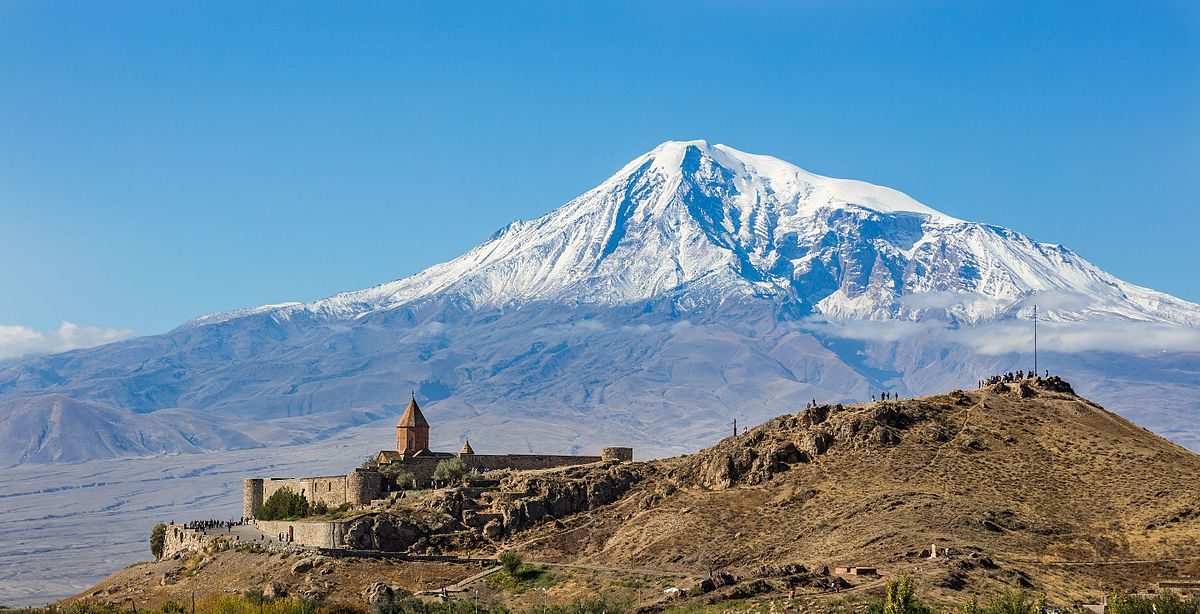
#> input picture OpenCV/img.jpg, 1200 x 614 px, given in place of the camera
$ jupyter execute 'kamera porownywanie ksztaltow.ipynb'
#> lines starting #> are read from the running program, lines starting #| are printed output that depends on the picture; after the words box and inside, x2 and y2 are one past the last pixel; in counts of white or black regions, pixels touching at a corner belong together
[cell 1]
import cv2
import numpy as np
import imutils
cap = cv2.VideoCapture(0)
ret, frame = cap.read()
#> frame is the input picture: shape (614, 1200, 3); mean B, G, R 165.9, 142.7, 108.1
height, width, _ = frame.shape
#> height = 614; width = 1200
print(f'shape {width}, {height}')
#| shape 1200, 614

coords = []
drawing = False
roi = None
mouse_x = None
mouse_y = None
wzor = None


def click_and_crop(event, x, y, flag, image):
    global coords, drawing, roi, mouse_x, mouse_y,wzor,wykryto_kontury
    mouse_x = x
    mouse_y = y
    if event == cv2.EVENT_LBUTTONDOWN:
        # user has clicked the mouse's left button
        drawing = True
        # save those starting coordinates
        coords = [(x, y)]
    elif event == cv2.EVENT_MOUSEMOVE:
    # user is moving the mouse within the window
        if drawing:
            # if we're in drawing mode, we'll draw a green rectangle
            # from the starting x,y coords to our current coords
            clone = frame.copy()
            #cv2.rectangle(frame, coords[0], (x, y), (0, 255, 0), 2)
    elif event == cv2.EVENT_LBUTTONUP:
    # user has released the mouse button, leave drawing mode
    # and crop the photo
        drawing = False
        # save our ending coordinates
        coords.append((x, y))
        if len(coords) == 2:
            # calculate the four corners of our region of interest
            if coords[0][0] > coords[1][1]:
                first = coords[1]
                second = coords [0]
                coords[0] = first
                coords[1] = second
            ty, by, tx, bx = coords[0][1], coords[1][1], coords[0][0], coords[1][0]
            # crop the image using array slicing
            wzor = frame[ty:by, tx:bx]
            height, width = wzor.shape[:2]
            if width > 0 and height > 0:
                wykryto_kontury = False
                # make sure roi has height/width to prevent imshow error
                # and show the cropped image in a new window
                cv2.namedWindow("wzor")
                cv2.imshow("wzor", wzor)


cv2.namedWindow('kamera')
cv2.setMouseCallback('kamera',click_and_crop)
wykryto_kontury = False;

while True:
    i = 0
    ret, frame = cap.read()
    copy_frame = frame.copy()
    if drawing:
        cv2.rectangle(copy_frame, coords[0], (mouse_x, mouse_y), (0, 255, 0), 2)

    frame_gray = cv2.cvtColor(frame,cv2.COLOR_BGR2GRAY)
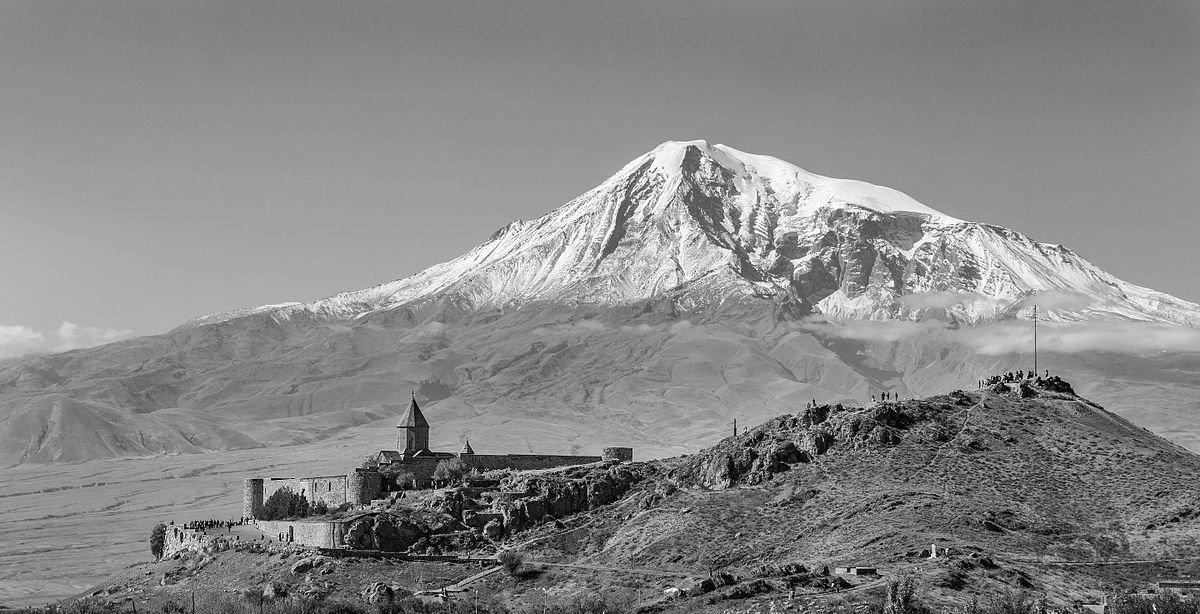
#> frame_gray: shape (614, 1200); min 0, max 255, mean 135
    blur_frame = cv2.GaussianBlur(frame_gray, (21,21), 0)
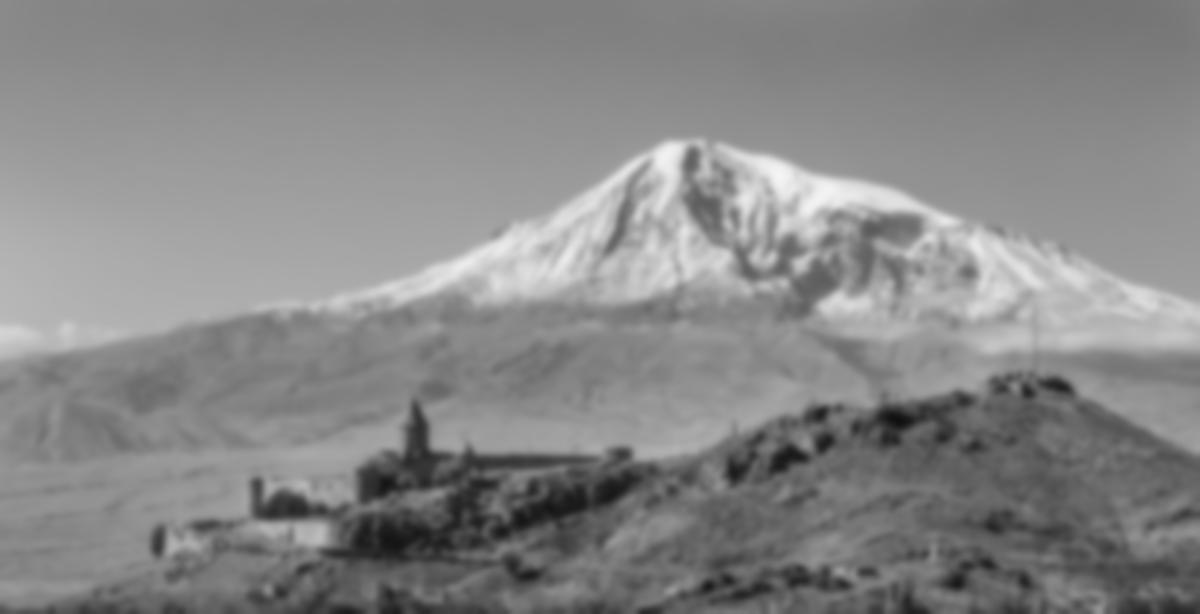
#> blur_frame: shape (614, 1200); min 16, max 244, mean 135

    frame_thresh =  cv2.adaptiveThreshold(blur_frame,255,cv2.ADAPTIVE_THRESH_GAUSSIAN_C,cv2.THRESH_BINARY_INV,91,3)
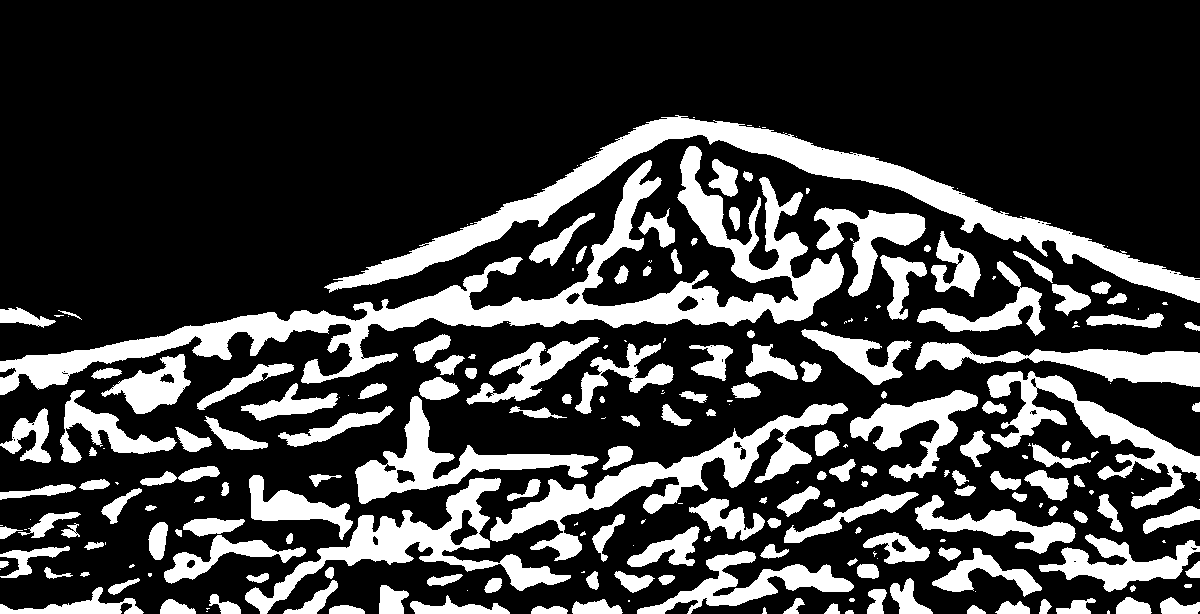
#> frame_thresh: shape (614, 1200); 24.6% white; 237 white regions (74 under 20 px), largest, box (x1, y1, x2, y2) and area: (0, 146, 844, 395) 31189, (324, 115, 1200, 303) 21203, (490, 403, 848, 561) 10389
    edges_frame = cv2.Canny(frame_thresh,20,70)
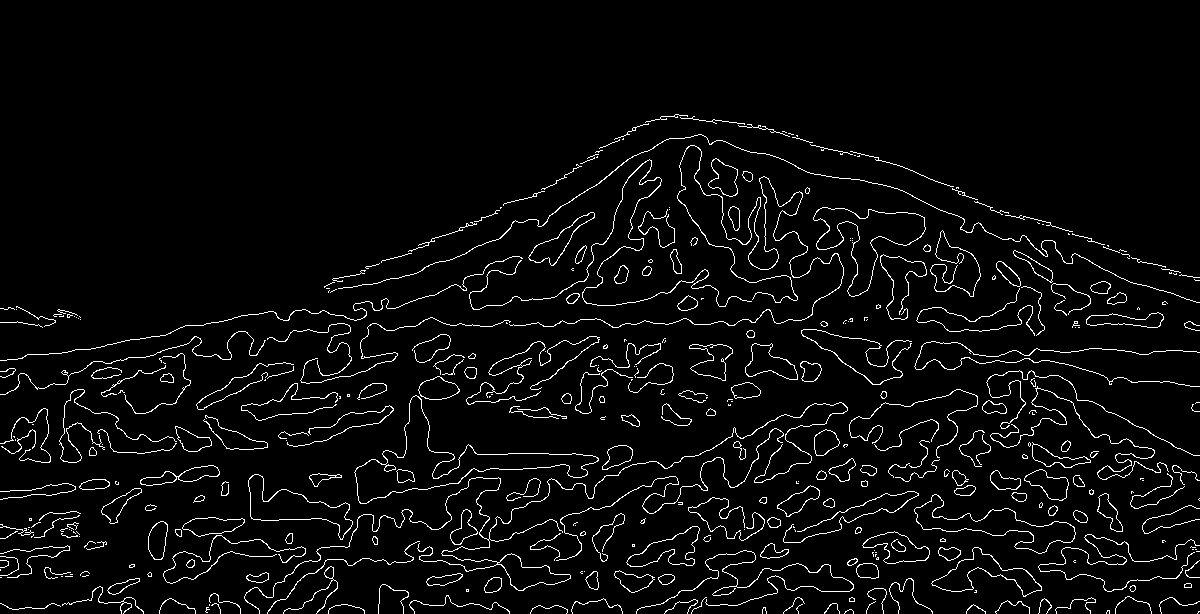
#> edges_frame: shape (614, 1200); 4.2% white in thin lines or dots, all inside (x1, y1, x2, y2) = (0, 114, 1200, 614)
    f_contours, hierarchy = cv2.findContours(edges_frame, cv2.RETR_EXTERNAL, cv2.CHAIN_APPROX_SIMPLE)
#> f_contours = 385 contours, 267 with area under 20; largest, box (x1, y1, x2, y2) and area: (354, 395, 599, 504) 6600, (813, 207, 926, 297) 3784, (914, 494, 1076, 554) 3000, (248, 474, 353, 540) 2522, (931, 547, 1042, 597) 1816
    f_contours = sorted(f_contours, key=cv2.contourArea,reverse=True)
    if len(f_contours) >100:
        f_contours = f_contours[1:100]
#> f_contours = 99 contours; largest, box (x1, y1, x2, y2) and area: (813, 207, 926, 297) 3784, (914, 494, 1076, 554) 3000, (248, 474, 353, 540) 2522, (931, 547, 1042, 597) 1816, (244, 402, 848, 614) 1382

    if f_contours:
        cv2.drawContours(copy_frame, f_contours, -1,(0,255,0),3)
        pass

    if wzor is not None:
        if not wykryto_kontury:
            gray_wzor = cv2.cvtColor(wzor, cv2.COLOR_BGR2GRAY)
            blur_wzor = cv2.GaussianBlur(gray_wzor, (3,3), 0)
            wzor_thresh =  cv2.adaptiveThreshold(blur_wzor,255,cv2.ADAPTIVE_THRESH_GAUSSIAN_C,cv2.THRESH_BINARY_INV,91,3)
            edges_wzor = cv2.Canny(wzor_thresh,20,70)
            w_contours, hierarchy = cv2.findContours(wzor_thresh, cv2.RETR_EXTERNAL, cv2.CHAIN_APPROX_SIMPLE)
            w_contours = sorted(w_contours, key=cv2.contourArea,reverse=True)

            if len(w_contours) >100:
                w_contours = w_contours[1:100]


            cv2.drawContours(wzor, w_contours, -1,(0,255,0),3)
            cv2.imshow("wzor", wzor)

        for c in f_contours:
            for d in w_contours:
                match = cv2.matchShapes(d,c,1,0.0)
                #print(match)

                if match < 0.2:
                    closet_contour = c
                    cv2.drawContours(copy_frame, [closet_contour], -1,(255,0,0),3)
                    i= match
                    #print(i)

                else:
                    #closet_contour = []
                    pass

        wykryto_kontury = True


    cv2.putText(copy_frame,f'zgodne kontury {i}', (30,30), cv2.FONT_HERSHEY_COMPLEX,1,(100,170,0),2)
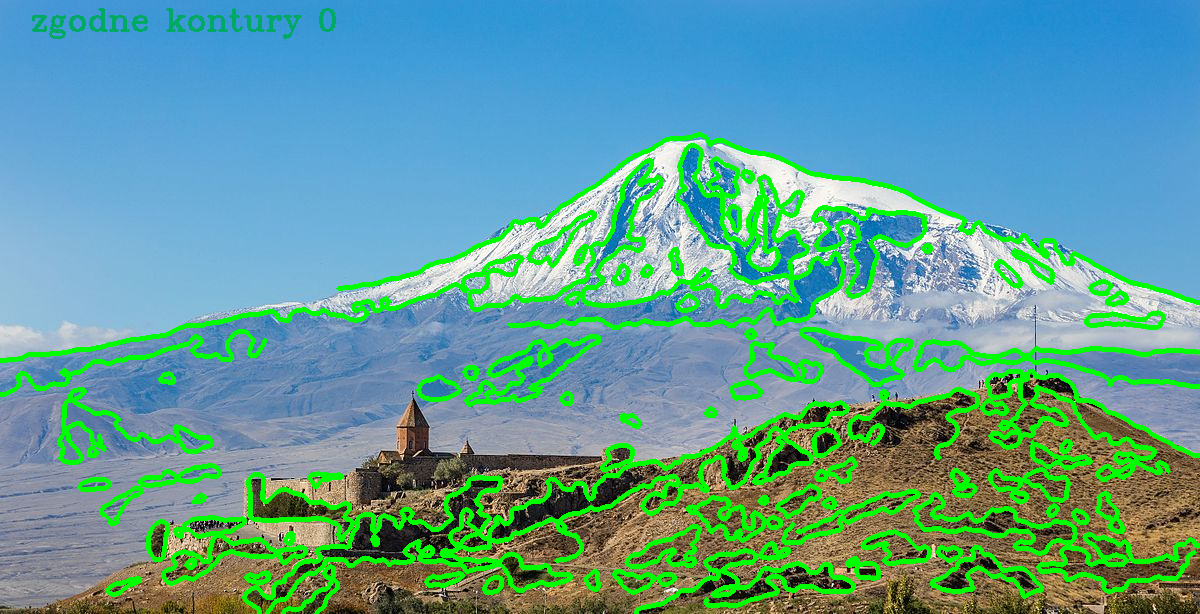
#> copy_frame: shape (614, 1200, 3); mean B, G, R 150.7, 158.4, 93.6
    cv2.imshow('kamera',copy_frame)
    cv2.imshow('edges',edges_frame)
    k = cv2.waitKey(1)
#> (key Esc is pressed here)
    if k == 27:
        break


cap.release()
cv2.destroyAllWindows()
